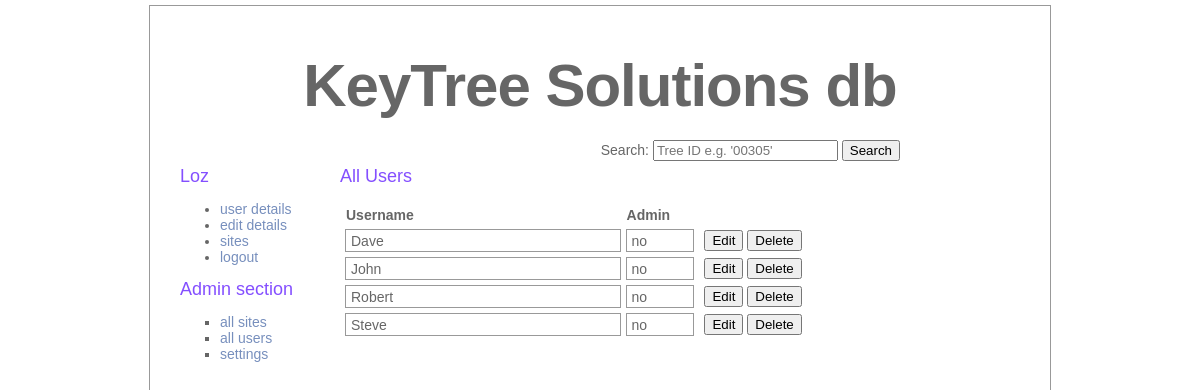
The app's page /pages/admin/admin_users_all.php (signed in) with its own data.
### tables this page shows
CREATE TABLE treedata_users (
    id INT NOT NULL AUTO_INCREMENT,
    username VARCHAR(100) PRIMARY KEY,
    f_name VARCHAR(100) NOT NULL,
    l_name VARCHAR(100) NOT NULL,
    address_line_1 VARCHAR(200),
    address_line_2 VARCHAR(200),
    city VARCHAR(50),
    postcode VARCHAR(8),
    mobile VARCHAR(11),
    password VARCHAR(100) NOT NULL,
    isAdmin BOOL NOT NULL,
    image VARCHAR(50),
    UNIQUE (id)
);

### pages/admin/admin_users_all.php (the view, shortened to what this page needs)
<?php
    $path = "../../";
    $subTitle = "All Users";
    include($path."assets/includes/site_details.php");
	include ($path."assets/includes/connection.php");
	if (!isset($_SESSION["authenticated_user"]) && !isset($_SESSION["isAdmin"]))
	{
		$_SESSION["message"] = "please log in using an admin account";
		header("Location: $site");
	}
	else
	{
		include($path."assets/includes/header.php");
		include($path."assets/includes/login.php");
	?>
			<div id="text">
                <h2><?php echo $subTitle; ?></h2>
                <p>
                	<?php
						$query = "	SELECT treedata_users.username, treedata_users.f_name, treedata_users.l_name, treedata_users.isAdmin
								FROM treedata_users ORDER BY username ASC";
	            		$result = mysqli_query ($connection, $query);
		        		if (mysqli_num_rows($result) > 0)
		        		{
	        				echo "<table class='usersAll'>";
	            			echo 	"<tr>";
	            			echo 		"<th>Username</th>";
	            			echo 		"<th>Admin</th>";
	            			echo 		"<th></th>";
	            			echo 	"</tr>";
							while($row = mysqli_fetch_array($result, MYSQLI_ASSOC))
		            		{
		            			if($row['username'] == $username)
		            			{
		            			}
		            			else
		            			{
			            			echo "<tr>";
				            			echo "<td>";
				            			echo 	$row['username'];
				            			echo "</td>";
				            			echo "<td>";
				            			if($row['isAdmin'] == 0)
				            				{echo "no";}
				            				else
				            				{echo "yes";}
				            			echo "</td>";
		            					echo "<td>";
				            			echo 	"<a href='javascript:{}' onclick=\"document.getElementById('editUser".$row['username']."').submit(); return false;\"><button>Edit</button></a>";
				            			echo 	"<a href='javascript:{}' onclick=\"document.getElementById('deleteUser".$row['username']."').submit(); return false;\"><button>Delete</button></a>";
				            			echo "</td>";
				            		echo "</tr>";
			            		}
		            		}
				            echo "</table>";
						}
		                else
		                {
		                	echo "<p>No details found <p>";
		                }
            		?>
    			</p>
			</div>
		</div>
	</body>
</html>
<?php
	}
?>

### assets/css/style.css (style rules this page uses)
body { color: #666; font-size: 14px; font-family: "Lucida Grande", Arial, sans-serif; font-weight: normal; margin-top: 0; margin-bottom: 0; }
p { margin-top: 5; }
h2 { color: #844fff; font-size: 18px; font-weight: normal; margin: 0px; }
table { width: 100%; margin: 0px; padding: 0px; text-align: left; }
a { color: #778fbd; text-decoration: none; }
#text { top: 150px; left: 190px; width: 660px; position: absolute; margin-top: 10px; margin-right: 50px; padding-left: 0px; padding-right: 0px; background:; }
table.usersAll { border: 0px solid #999; margin: 0px; padding: 0px; border-spacing: 5px; text-align: left; vertical-align: middle; width: 90%; }
table.usersAll td { border: 1px solid #999; margin: 0px; padding: 0px 0px 0px 5px; text-align: left; vertical-align: middle; background:; height: 21px; }
table.usersAll td:nth-child(1) { width: 48%; }
table.usersAll td:nth-child(2) { width: 12%; }
table.usersAll td:nth-child(3) { width: 40%; text-align: left; border: 0px; }

### records on screen
treedata_users: username "Dave", isAdmin "no"
treedata_users: username "John", isAdmin "no"
treedata_users: username "Robert", isAdmin "no"
treedata_users: username "Steve", isAdmin "no"

### other values on screen
$siteTitle "KeyTree Solutions db"
$username "Loz"
$subTitle "All Users"
